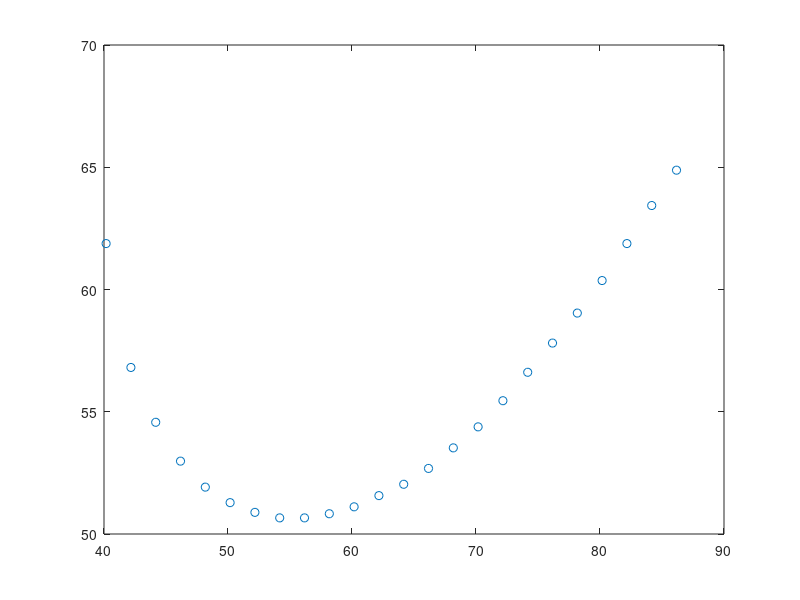

MATLAB code for this plot: (Note: this script raises an error after producing the figure.)
 y = 61.0;
 x0 = 27.2;
 v0 = 60.17;
 V = v0 - linspace(20,-26,24);
 X = [5.4 12.7 16.2 18.8 20.6 21.7 22.4 22.8 22.8 22.5 22.0 21.2 20.4 19.3 17.9 16.5 14.8 13.0 11.2 9.4 7.5 5.4 3.3 1.4];
 D = atand(y./(x0 + X));
 plot(V, D, 'o');
 f = @(n, v) v + asind(n .* sind(60 - asind(sind(v)/n))) - 60;
 nFit = lsqcurvefit(f, V(1), V, D)
 hold on;
 plot(V, f(nFit, V), 'b');
 hold off;